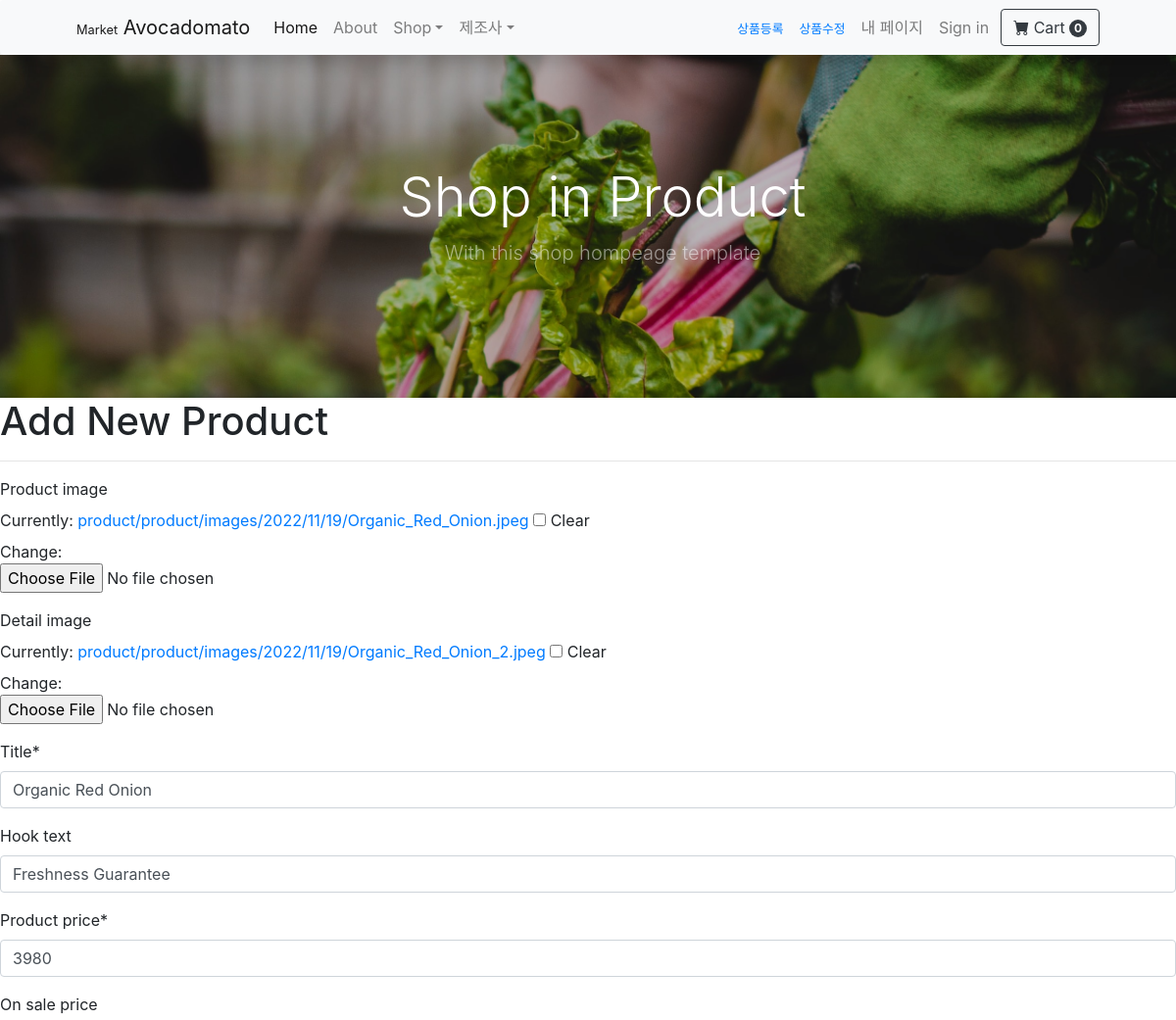
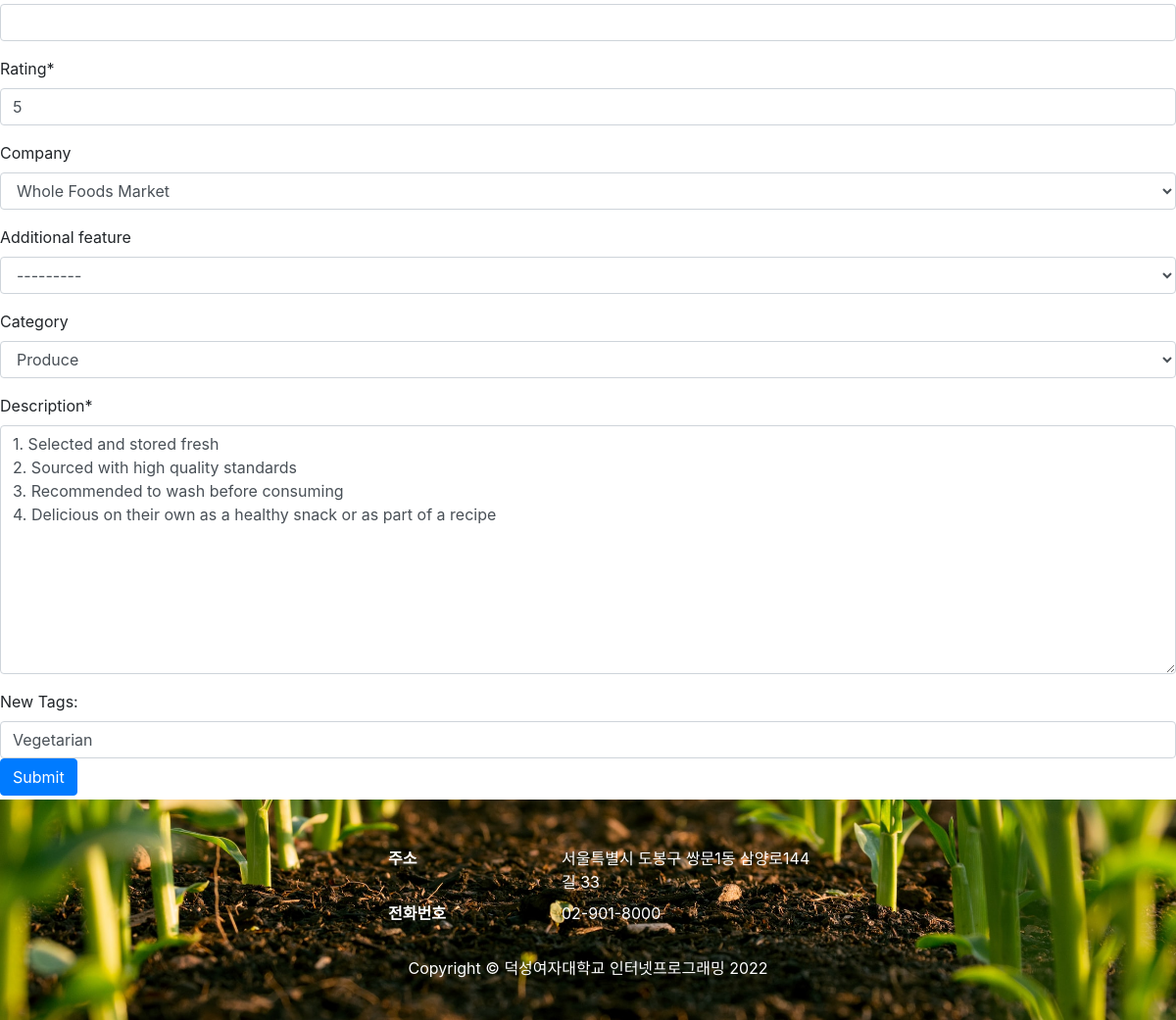
The page /product/update_product/22/ (signed in) on the database its author committed (2 pictures, top to bottom).
### product/models.py (models this page shows, shortened)
class Product(models.Model):
  title = models.CharField(max_length=80)
  hook_text = models.CharField(max_length=100, blank=True)
  description = models.TextField()
  date = models.DateField(default=timezone.now, editable=True)
  product_image = models.ImageField(upload_to='product/product/images//%Y/%m/%d/', blank=True)
  detail_image = models.ImageField(upload_to='product/product/images/%Y/%m/%d/', blank=True)
  product_price = models.IntegerField()
  on_sale_price = models.IntegerField(null=True, blank=True)
  rating = models.IntegerField(default=1, validators=[MaxValueValidator(5), MinValueValidator(1)])
  company = models.ForeignKey(Company, null=True, blank=True, on_delete=models.SET_NULL)
  category = models.ForeignKey(Category, null=True, blank=True, on_delete=models.SET_NULL)
  tags = models.ManyToManyField(Tag, blank=True)
  additional_feature = models.ForeignKey(AdditionalFeature, null=True, blank=True, on_delete=models.SET_NULL)
  author = models.ForeignKey(User, default='admin', null=True, on_delete=models.SET_NULL)

class Tag(models.Model):
  name = models.CharField(max_length=50, unique=True)
  slug = models.SlugField(max_length=200, unique=True, allow_unicode=True)

### product/views.py (the view, shortened to what this page needs)
# urls.py: path('update_product/<int:pk>/', views.ProductUpdate.as_view()),
class ProductUpdate(LoginRequiredMixin, UpdateView):
    model = Product
    fields = ['product_image', 'detail_image', 'title', 'hook_text', 'product_price',
              'on_sale_price', 'rating', 'company', 'additional_feature', 'category',
              'description']
    template_name = 'product/product_update_form.html'
    def dispatch(self, request, *args, **kwargs):
        if request.user.is_authenticated and request.user == self.get_object().author:
            return super(ProductUpdate, self).dispatch(request, *args, **kwargs)
        else:
            raise PermissionDenied
    def get_context_data(self, *, object_list=None, **kwargs):
        context = super(ProductUpdate, self).get_context_data()
        if self.object.tags.exists():
            tags_str_list = list()
            for tag in self.object.tags.all():
                tags_str_list.append(tag.name)
            context['tags_str_default'] = ';'.join(tags_str_list)
        context['categories'] = Category.objects.all()
        context['no_category_post_count'] = Product.objects.filter(category=None).count
        return context

### product/models.py (called while the page is built)
  def __str__(self):
    return self.name

  def __str__(self):
    return self.name

  def __str__(self):
    return self.name

### product/templates/product/product_update_form.html (shortened to what this page needs)
{% extends 'product/base.html' %}
{% load crispy_forms_tags %}
{% block main_area %}
{% include 'product/header.html' %}
  <h1>Add New Product</h1>
  <hr>
  <form method="post" enctype="multipart/form-data">
    {{form | crispy}}
    <div id="div_id_tags_str">
      <label for="id_tags">New Tags: </label>
      <input type="text" id="id_tags" name="tags_str" value="{{tags_str_default}}"
             class="textinput textInput form-control">
    </div>
    <button type="submit" class="btn btn-primary mb-1">Submit</button>
  </form>
{% endblock %}

### rows shown on the page
Product: title "Organic Red Onion", hook_text "Freshness Guarantee", product_price "3980", rating "5", company "Whole Foods Market", additional_feature "---------", category "Produce", description "1. Selected and stored fresh 2. Sourced with high quality standards 3. Recommended to wash before consuming 4. Delicious on their own as a healthy snack or as part of a recipe"
Tag: tags_str "Vegetarian"
